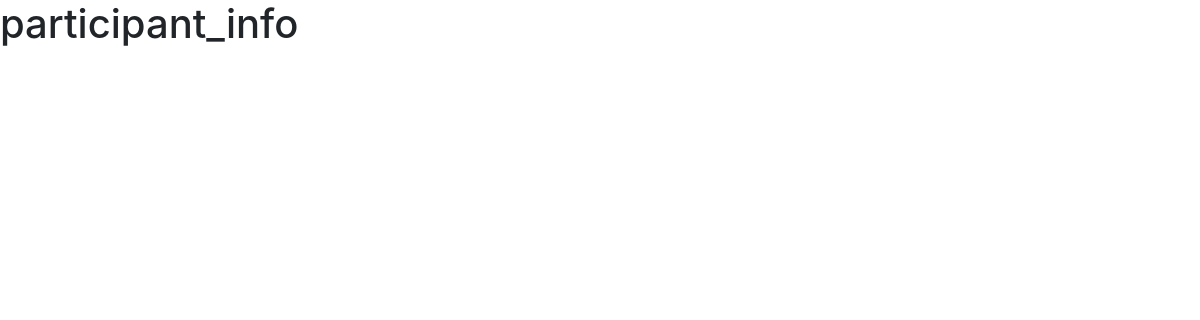
Page /participant_info on the earlier database version.
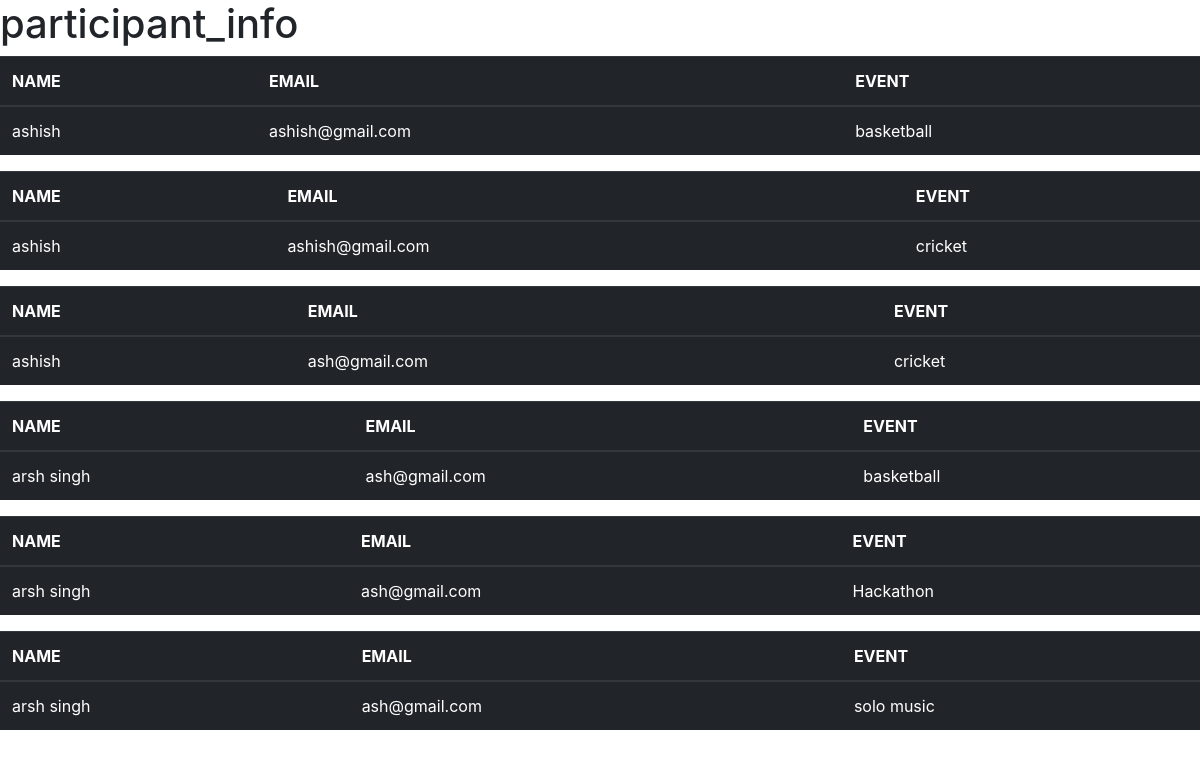
Same page on the later database version.
### app.py (models this page shows, shortened)
class Participant(db.Model,UserMixin):
    id=db.Column(db.Integer,primary_key=True)
    email=db.Column(db.String(50),nullable=False)
    participant_name=db.Column(db.String(50),nullable=False)
    date_created=db.Column(db.String(100))
    event_name=db.Column(db.String(100),nullable=False)
    club_name=db.Column(db.String(100),nullable=False)

### app.py (the view)
@login_required
@app.route('/participant_info',methods=['GET','POST'])
def participant_info():
    info=Participant.query
    return render_template("participant_info.html",info=info)

### templates/participant_info.html (shortened to what this page needs)
<!DOCTYPE html>
<html lang="en">
<head>
    <link href="//maxcdn.bootstrapcdn.com/bootstrap/4.1.1/css/bootstrap.min.css" rel="stylesheet" id="bootstrap-css">
</head>
<body>
    <h1>participant_info</h1>
    {% for i in info %}
<table class="table table-dark">
    <thead>
      <tr>
            <th>NAME</th>
            <th>EMAIL</th>
            <th>EVENT</th>
      </tr>
    </thead>
    <tbody>
      <tr>
        <td>{{i.participant_name}}</td>
        <td>{{i.email}}</td>
        <td>{{i.event_name}}</td>
      </tr>
  </table>
{% endfor %}
</body>
</html>

Differences in the rows shown:
added Participant: participant_name "ashish", email "ashish@gmail.com", event_name "basketball"
added Participant: participant_name "ashish", email "ashish@gmail.com", event_name "cricket"
added Participant: participant_name "ashish", email "ash@gmail.com", event_name "cricket"
added Participant: participant_name "arsh singh", email "ash@gmail.com", event_name "basketball"
added Participant: participant_name "arsh singh", email "ash@gmail.com", event_name "Hackathon"
added Participant: participant_name "arsh singh", email "ash@gmail.com", event_name "solo music"
